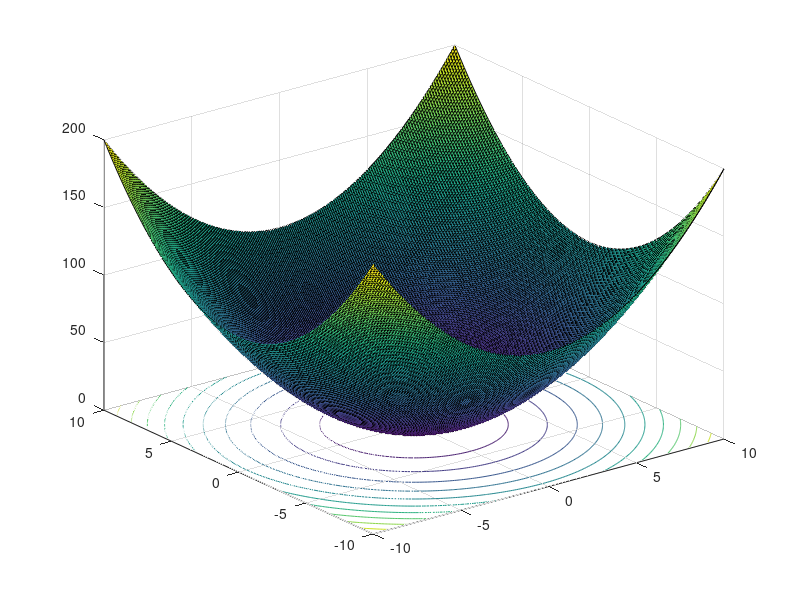
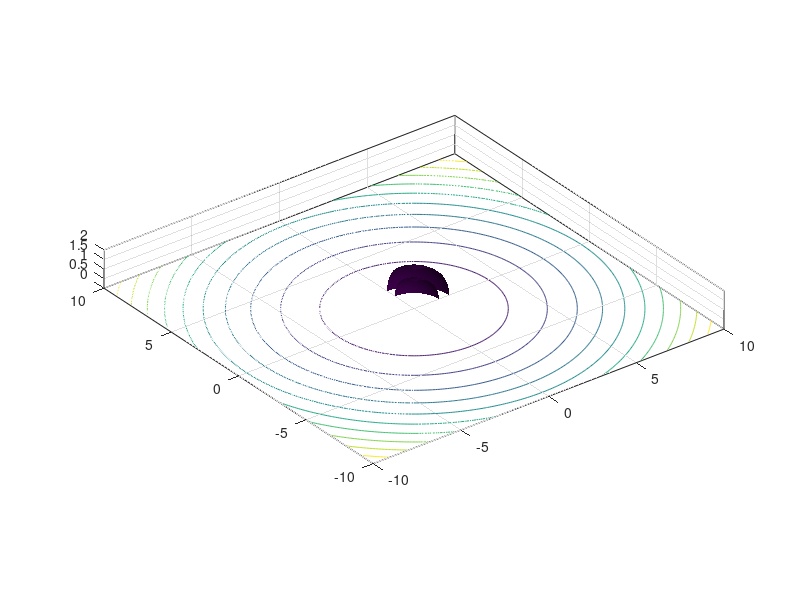

These charts were generated, in order, by the following MATLAB code:
%% 1
t=linspace(-1000*pi,0);
a=1; b=10;
x=a*cos(t).*t; y=a*sin(t).*t; z=b*t;

plot3(x,y,z);

%% 2
a=12;
r=[0 a];
teta=[0 2*pi];
X=r.*cos(teta); Y=r.*sin(teta);

[X,Y]=meshgrid(-10:0.1:10);

Z1=X.^2+Y.^2; % Figur 12.5
surf(X,Y,Z1);

%% 3
%f(x,y)=C => ex. X.^2 + Y.^2 = C
C=1e13;
a=12;
r=[0 a];
teta=[0 2*pi];
[X,Y]=meshgrid(-10:0.1:10);
%X=r.*cos(teta); Y=sqrt(C-X.^2);


Z=X.^2+Y.^2;
surfc(X,Y,Z);
figure
contour(X,Y,Z);

%% 4

x=linspace(0,5);
y=x; z=x;
[X,Y,Z]=meshgrid(x,y,z);
V=X.^2+Y.^2+Z.^2;
isosurface(X,Y,Z,V,4)
axis('equal')
grid on; hold on
isosurface(X,Y,Z,V,2)

